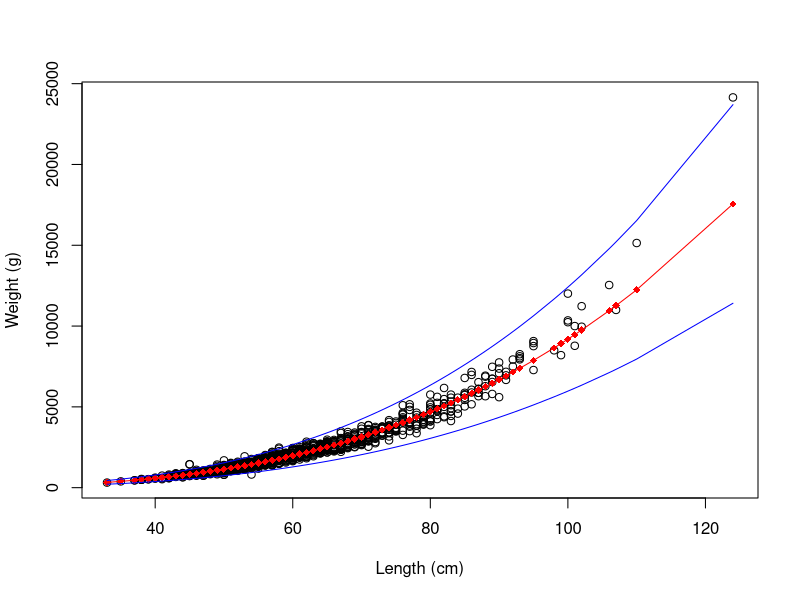

The R source for this figure:
## ---- chunk 1
library(tidyverse)
allt <- read.csv("allt.csv")
fiskur <- allt %>% filter(MAELIADGERD == 3) %>% 
  select(c("TEGUND", "LENGD", "OSLAEGT")) %>% 
  na.omit()

fiskur$TEGUND <- ifelse(fiskur$TEGUND=="1","Gadus morhua",
       ifelse(fiskur$TEGUND=="2","Melanogrammus aeglefinus",
              "Other"))
#fiskur <- rbind(fiskur[fiskur$TEGUND=="Other",],fiskur[sample(1:dim(fiskur)[1],100),])

library(jsonlite)
cat(
  paste(
  '<script>
    var data = ',toJSON(fiskur),';
  </script>'
  , sep="")
)
## ---- chunk 2

fiskur <- allt %>% filter(MAELIADGERD==3 & !is.na(OSLAEGT) & OSLAEGT!=0 & !is.na(LIFUR) & LIFUR!=0 & !is.na(LENGD) & TEGUND==1 & !is.na(SLAEGT) & SLAEGT!=0)

Logwl <- data.frame(logw = log(fiskur$OSLAEGT),logl = log(fiskur$LENGD))
Reg <- lm(Logwl$logw~Logwl$logl)

a <- Reg$coeff[1]
plot(fiskur$LENGD,fiskur$OSLAEGT, xlab = "Length (cm)", ylab = "Weight (g)")
q <- exp(a)
b <- Reg$coeff[2]
expw <- q * fiskur$LENGD^b
points(fiskur$LENGD,expw, pch=18, col='red')
sortlength <- sort(fiskur$LENGD)
expw2 <- q * sortlength^b
points(sortlength,expw2, type="l",col='red')
points(sortlength,expw2*1.35, type="l",col='blue')
points(sortlength,expw2*0.65, type="l",col='blue')

